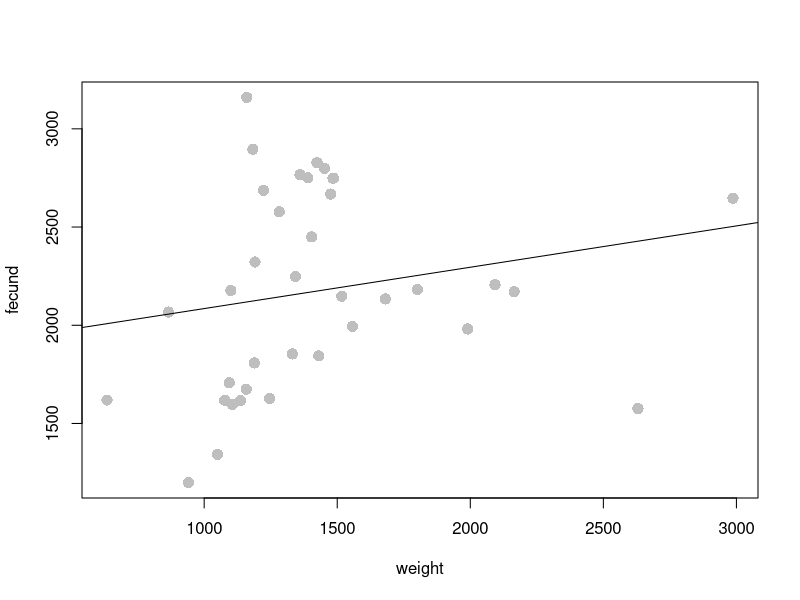
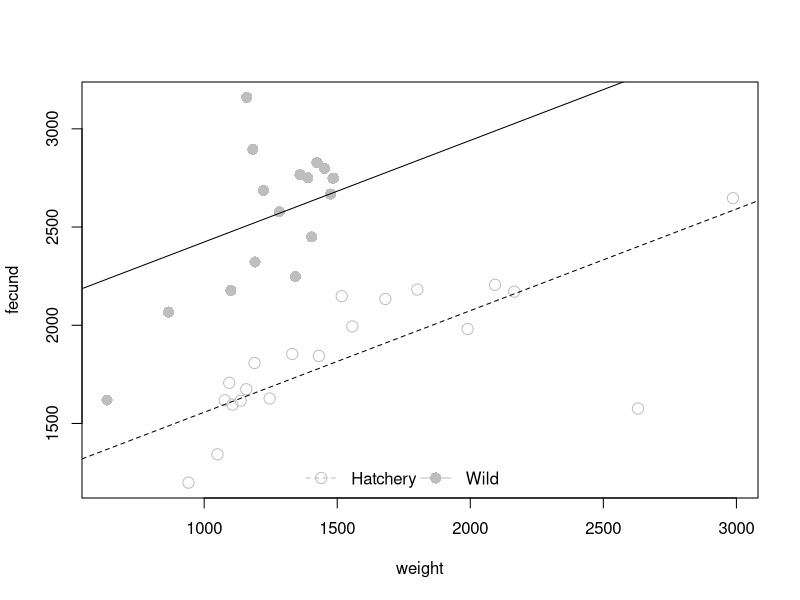
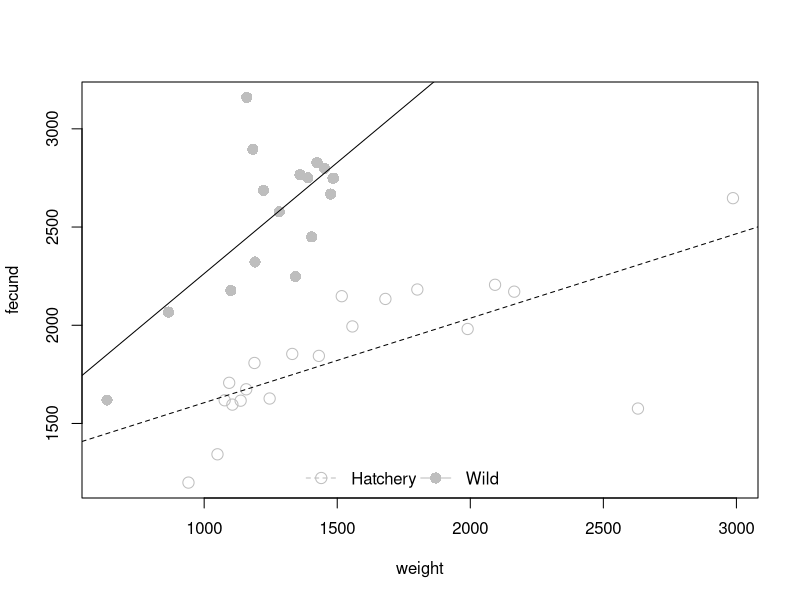

The R script that drew these images, in order: (Note: this script raises an error after producing the figures.)
## ---- chunk 1
rm(list = ls(all = T))
knitr::opts_chunk$set(fig.align = "center", global.par = T)
## ---- chunk 2
dat = read.csv("Data/sockeye.csv")
head(dat)
## ---- chunk 3
fit1 = lm(fecund ~ weight, data = dat)
## ---- chunk 4
fit1
## ---- chunk 5
summary(fit1)
## ---- chunk 6
plot(fecund ~ weight, data = dat, col = "grey", pch = 16, cex = 1.5)
abline(fit1)
## ---- chunk 7
class(dat$type); levels(dat$type)
## ---- chunk 8
pairs = cbind(
  as.character(dat$type),
  as.numeric(dat$type)
)

head(pairs); tail(pairs)
## ---- chunk 9
fit2 = lm(fecund ~ type, data = dat)
## ---- chunk 10
coef(fit2)
## ---- chunk 11
fit3 = lm(fecund ~ type + weight, data = dat)
summary(fit3)$coef
## ---- chunk 12
plot(fecund ~ weight, data = dat, col = "grey",
     pch = ifelse(dat$type == "hatch", 1, 16), cex = 1.5)
abline(coef(fit3)[c(1,3)], lty = 2)
abline(sum(coef(fit3)[c(1,2)]), coef(fit3)[3])
legend("bottom", legend = c("Hatchery", "Wild"), pch = c(1,16), lty = c(2,1),
       col = "grey", pt.cex = 1.5, bty = "n", horiz = T)
## ---- chunk 13
fit4 = lm(fecund ~ type + weight + type:weight, data = dat)

# or
# fit4 = lm(fecund ~ type * weight, data = dat)
## ---- chunk 14
plot(fecund ~ weight, data = dat, col = "grey",
     pch = ifelse(dat$type == "hatch", 1, 16), cex = 1.5)
abline(coef(fit4)[c(1,3)], lty = 2)
abline(sum(coef(fit4)[c(1,2)]), sum(coef(fit4)[c(3,4)]))
legend("bottom", legend = c("Hatchery", "Wild"), pch = c(1,16), lty = c(2,1),
       col = "grey", pt.cex = 1.5, bty = "n", horiz = T)
## ---- chunk 15
summary(fit4)$coef
## ---- chunk 16
AIC(fit1, fit2, fit3, fit4)
## ---- chunk 17
logit = function(p) {
  log(p/(1 - p))
}
## ---- chunk 18
expit = function(lp) {  # lp stands for logit(p)
  exp(lp)/(1 + exp(lp))
}
## ---- chunk 19
dat$binary = ifelse(dat$survival < 70, 0, 1)
## ---- chunk 20
fit1 = glm(binary ~ weight, data = dat, family = binomial)
summary(fit1)$coef
## ---- chunk 21
# create a sequence of weights to predict at
wt_seq = seq(min(dat$weight, na.rm = T),
             max(dat$weight, na.rm = t),
             length = 100)

# extract the coefficients and get p
p = expit(coef(fit1)[1] + coef(fit1)[2] * wt_seq)

# plot the relationship
plot(p ~ wt_seq, type = "l", lwd = 3, ylim = c(0,1), las = 1)
## ---- chunk 22
fit2 = glm(binary ~ type, data = dat, family = binomial)
summary(fit2)$coef
## ---- chunk 23
predict(fit2,
        newdata = data.frame(type = c("hatch", "wild")),
        type = "response")
## ---- chunk 24
fit3 = glm(binary ~ type + weight, data = dat)
## ---- chunk 25
p_hatch = predict(
  fit3, newdata = data.frame(type = "hatch", weight = wt_seq),
  type = "response"
)
p_wild = predict(
  fit3, newdata = data.frame(type = "wild", weight = wt_seq),
  type = "response"
)

plot(p_wild ~ wt_seq, type = "l", lwd = 3, lty = 1,
     ylim = c(0,1), las =1,
     xlab = "Weight (g)", ylab = "Pr(>70% Egg Survival)"
     )
lines(p_hatch ~ wt_seq, lwd = 3, lty = 2)
legend("topright", legend = c("Hatchery", "Wild"),
       lty = c(2,1), lwd = 3, bty = "n")
## ---- chunk 26
fit4 = glm(binary ~ type + weight, data = dat, family = binomial)
p_hatch = predict(
  fit4, newdata = data.frame(type = "hatch", weight = wt_seq),
  type = "response"
)
p_wild = predict(
  fit4, newdata = data.frame(type = "wild", weight = wt_seq),
  type = "response"
)

plot(p_wild ~ wt_seq, type = "l", lwd = 3, lty = 1,
     ylim = c(0,1), las =1,
     xlab = "Weight (g)", ylab = "Pr(>70% Egg Survival)"
     )
lines(p_hatch ~ wt_seq, lwd = 3, lty = 2)
legend("topright", legend = c("Hatchery", "Wild"),
       lty = c(2,1), lwd = 3, bty = "n")
## ---- chunk 27
AIC(fit1, fit2, fit3, fit4)
## ---- chunk 28

tab = data.frame(
  type = c("Continuous", "", "", "", "Discrete", "", ""),
  dist = c("Normal", "Lognormal", "Uniform", "Beta", "Binomial", "Multinomial", "Poisson"),
  desc = c("Models the relative frequency of outcomes that are symmetric around a mean, can be negative",
           "Models the relative frequency of outcomes that are normally-distributed on the log-scale",
           "Models values that are between two endpoints and that all occur with the same frequency",
           "Models values that are between 0 and 1",
           "Models the number of successes from a given number of trials when there are only two possible outcomes and all trials have the same probability of success",
           "The same as the binomial distribution, but when there are more than two possible outcomes",
           "Used for count data in cases where the variance and mean are roughly equal"),
  suffix = c("`-norm`", "`-lnorm`", "`-unif`", "`-beta`", "`-binom`", "`-multinom`", "`-pois`")
)

colnames(tab) = c("Type", "Distribution", "Common Uses", "R Suffix")

knitr::kable(tab, align = "lll", caption = "A brief description of probability distributions commonly used in ecological problems, including the function suffix in R.")

## ---- chunk 29
# parameters
mu = 500; sig = 50

# a sequence of possible random variables (fish lengths)
lengths = seq(200, 700, length = 100)

# a sequence of possible cumulative probabilities
cprobs = seq(0, 1, length = 100)

densty = dnorm(x = lengths, mean = mu, sd = sig)  # takes specific lengths
cuprob = pnorm(q = lengths, mean = mu, sd = sig)  # takes specific lengths
quants = qnorm(p = cprobs, mean = mu, sd = sig)   # takes specific probabilities
random = rnorm(n = 1e4, mean = mu, sd = sig)      # takes a number of random deviates to make

# set up plotting region: see ?par for more details
# notice the tricks to clean up the plot
par(
  mfrow = c(2,2),    # set up 2x2 regions
  mar = c(3,3,3,1),  # set narrower margins
  xaxs = "i",        # remove "x-buffer"
  yaxs = "i",        # remove "y-buffer"
  mgp = c(2,0.4,0),  # bring in axis titles ([1]) and tick labels ([2])
  tcl = -0.25        # shorten tick marks
)

plot(densty ~ lengths, type = "l", lwd = 3, main = "dnorm()",
     xlab = "Fish Length (mm)", ylab = "Density", las = 1,
     yaxt = "n") # turns off y-axis
axis(side = 2, at = c(0.002, 0.006), labels = c(0.002, 0.006), las = 2)
plot(cuprob ~ lengths, type = "l", lwd = 3, main = "pnorm()",
     xlab = "Fish Length (mm)", ylab = "Cumulative Probability", las = 1)
plot(quants ~ cprobs, type = "l", lwd = 3, main = "qnorm()",
     xlab = "P", ylab = "P Quantile Length (mm)", las = 1)
hist(random, breaks = 100, col = "grey", main = "rnorm()",
     xlab = "Fish Length (mm)", ylab = "Frequency", las = 1)
box() # add borders to the histogram
## ---- chunk 30
qnorm(pnorm(0))
## ---- chunk 31
dat = read.csv("Data/feeding.csv")
summary(dat)
## ---- chunk 32
plot(cons ~ prey, data = dat)
## ---- chunk 33
fit = nls(cons ~ (a * prey)/(1 + a * h * prey), data = dat,
          start = c(a = 3, h = 0.1))
## ---- chunk 34
prey_seq = seq(min(dat$prey), max(dat$prey), length = 100)
cons_seq = predict(fit, newdata = data.frame(prey = prey_seq))

plot(cons ~ prey, data = dat, cex = 1.5, pch = 16, col = "grey")
lines(cons_seq ~ prey_seq, lwd = 3)
